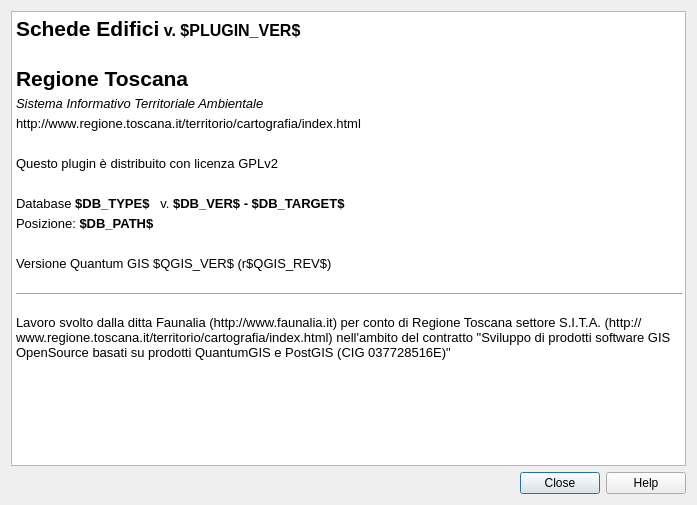
<?xml version="1.0" encoding="UTF-8"?>
<ui version="4.0">
 <class>DlgAbout</class>
 <widget class="QDialog" name="DlgAbout">
  <property name="geometry">
   <rect>
    <x>0</x>
    <y>0</y>
    <width>697</width>
    <height>505</height>
   </rect>
  </property>
  <property name="windowTitle">
   <string>About</string>
  </property>
  <layout class="QGridLayout" name="gridLayout">
   <item row="1" column="0" colspan="2">
    <widget class="QDialogButtonBox" name="buttonBox">
     <property name="orientation">
      <enum>Qt::Horizontal</enum>
     </property>
     <property name="standardButtons">
      <set>QDialogButtonBox::Close|QDialogButtonBox::Help</set>
     </property>
    </widget>
   </item>
   <item row="0" column="0" colspan="2">
    <widget class="QTextBrowser" name="txt">
     <property name="html">
      <string>&lt;!DOCTYPE HTML PUBLIC &quot;-//W3C//DTD HTML 4.0//EN&quot; &quot;http://www.w3.org/TR/REC-html40/strict.dtd&quot;&gt;
&lt;html&gt;&lt;head&gt;&lt;meta name=&quot;qrichtext&quot; content=&quot;1&quot; /&gt;&lt;style type=&quot;text/css&quot;&gt;
p, li { white-space: pre-wrap; }
&lt;/style&gt;&lt;/head&gt;&lt;body style=&quot; font-family:'Sans'; font-size:10pt; font-weight:400; font-style:normal;&quot;&gt;
&lt;p style=&quot; margin-top:12px; margin-bottom:0px; margin-left:0px; margin-right:0px; -qt-block-indent:0; text-indent:0px;&quot;&gt;&lt;span style=&quot; font-size:16pt; font-weight:600;&quot;&gt;Schede Edifici&lt;/span&gt;&lt;span style=&quot; font-size:12pt; font-weight:600;&quot;&gt; v. $PLUGIN_VER$ &lt;/span&gt;&lt;/p&gt;
&lt;p style=&quot;-qt-paragraph-type:empty; margin-top:5px; margin-bottom:0px; margin-left:0px; margin-right:0px; -qt-block-indent:0; text-indent:0px; font-weight:600;&quot;&gt;&lt;/p&gt;
&lt;p style=&quot; margin-top:5px; margin-bottom:0px; margin-left:0px; margin-right:0px; -qt-block-indent:0; text-indent:0px;&quot;&gt;&lt;span style=&quot; font-size:16pt; font-weight:600;&quot;&gt;Regione Toscana&lt;/span&gt;&lt;/p&gt;
&lt;p style=&quot; margin-top:5px; margin-bottom:0px; margin-left:0px; margin-right:0px; -qt-block-indent:0; text-indent:0px;&quot;&gt;&lt;span style=&quot; font-style:italic;&quot;&gt;Sistema Informativo Territoriale Ambientale&lt;/span&gt;&lt;/p&gt;
&lt;p style=&quot; margin-top:5px; margin-bottom:0px; margin-left:0px; margin-right:0px; -qt-block-indent:0; text-indent:0px;&quot;&gt;http://www.regione.toscana.it/territorio/cartografia/index.html&lt;/p&gt;
&lt;p style=&quot;-qt-paragraph-type:empty; margin-top:5px; margin-bottom:0px; margin-left:0px; margin-right:0px; -qt-block-indent:0; text-indent:0px;&quot;&gt;&lt;/p&gt;
&lt;p style=&quot; margin-top:5px; margin-bottom:0px; margin-left:0px; margin-right:0px; -qt-block-indent:0; text-indent:0px;&quot;&gt;Questo plugin è distribuito con licenza GPLv2&lt;/p&gt;
&lt;p style=&quot;-qt-paragraph-type:empty; margin-top:5px; margin-bottom:0px; margin-left:0px; margin-right:0px; -qt-block-indent:0; text-indent:0px;&quot;&gt;&lt;/p&gt;
&lt;p style=&quot; margin-top:5px; margin-bottom:0px; margin-left:0px; margin-right:0px; -qt-block-indent:0; text-indent:0px;&quot;&gt;Database&lt;span style=&quot; font-weight:600;&quot;&gt; $DB_TYPE$ &lt;/span&gt;  v.&lt;span style=&quot; font-weight:600;&quot;&gt; $DB_VER$ - $DB_TARGET$ &lt;/span&gt;&lt;/p&gt;
&lt;p style=&quot; margin-top:5px; margin-bottom:0px; margin-left:0px; margin-right:0px; -qt-block-indent:0; text-indent:0px;&quot;&gt;Posizione: &lt;span style=&quot; font-weight:600;&quot;&gt;$DB_PATH$ &lt;/span&gt;&lt;/p&gt;
&lt;p style=&quot;-qt-paragraph-type:empty; margin-top:5px; margin-bottom:0px; margin-left:0px; margin-right:0px; -qt-block-indent:0; text-indent:0px;&quot;&gt;&lt;/p&gt;
&lt;p style=&quot; margin-top:5px; margin-bottom:0px; margin-left:0px; margin-right:0px; -qt-block-indent:0; text-indent:0px;&quot;&gt;Versione Quantum GIS $QGIS_VER$ (r$QGIS_REV$)&lt;/p&gt;
&lt;p style=&quot;-qt-paragraph-type:empty; margin-top:0px; margin-bottom:0px; margin-left:0px; margin-right:0px; -qt-block-indent:0; text-indent:0px;&quot;&gt;&lt;/p&gt;
&lt;hr /&gt;
&lt;p style=&quot;-qt-paragraph-type:empty; margin-top:0px; margin-bottom:0px; margin-left:0px; margin-right:0px; -qt-block-indent:0; text-indent:0px;&quot;&gt;&lt;/p&gt;
&lt;p style=&quot; margin-top:0px; margin-bottom:0px; margin-left:0px; margin-right:0px; -qt-block-indent:0; text-indent:0px;&quot;&gt;Lavoro svolto dalla ditta Faunalia (http://www.faunalia.it) per conto di Regione Toscana settore S.I.T.A. (http://www.regione.toscana.it/territorio/cartografia/index.html) nell'ambito del contratto &quot;Sviluppo di prodotti software GIS OpenSource basati su prodotti QuantumGIS e PostGIS (CIG 037728516E)&quot;&lt;/p&gt;&lt;/body&gt;&lt;/html&gt;</string>
     </property>
    </widget>
   </item>
  </layout>
 </widget>
 <resources/>
 <connections>
  <connection>
   <sender>buttonBox</sender>
   <signal>accepted()</signal>
   <receiver>DlgAbout</receiver>
   <slot>accept()</slot>
   <hints>
    <hint type="sourcelabel">
     <x>248</x>
     <y>254</y>
    </hint>
    <hint type="destinationlabel">
     <x>157</x>
     <y>274</y>
    </hint>
   </hints>
  </connection>
  <connection>
   <sender>buttonBox</sender>
   <signal>rejected()</signal>
   <receiver>DlgAbout</receiver>
   <slot>reject()</slot>
   <hints>
    <hint type="sourcelabel">
     <x>316</x>
     <y>260</y>
    </hint>
    <hint type="destinationlabel">
     <x>286</x>
     <y>274</y>
    </hint>
   </hints>
  </connection>
 </connections>
</ui>
